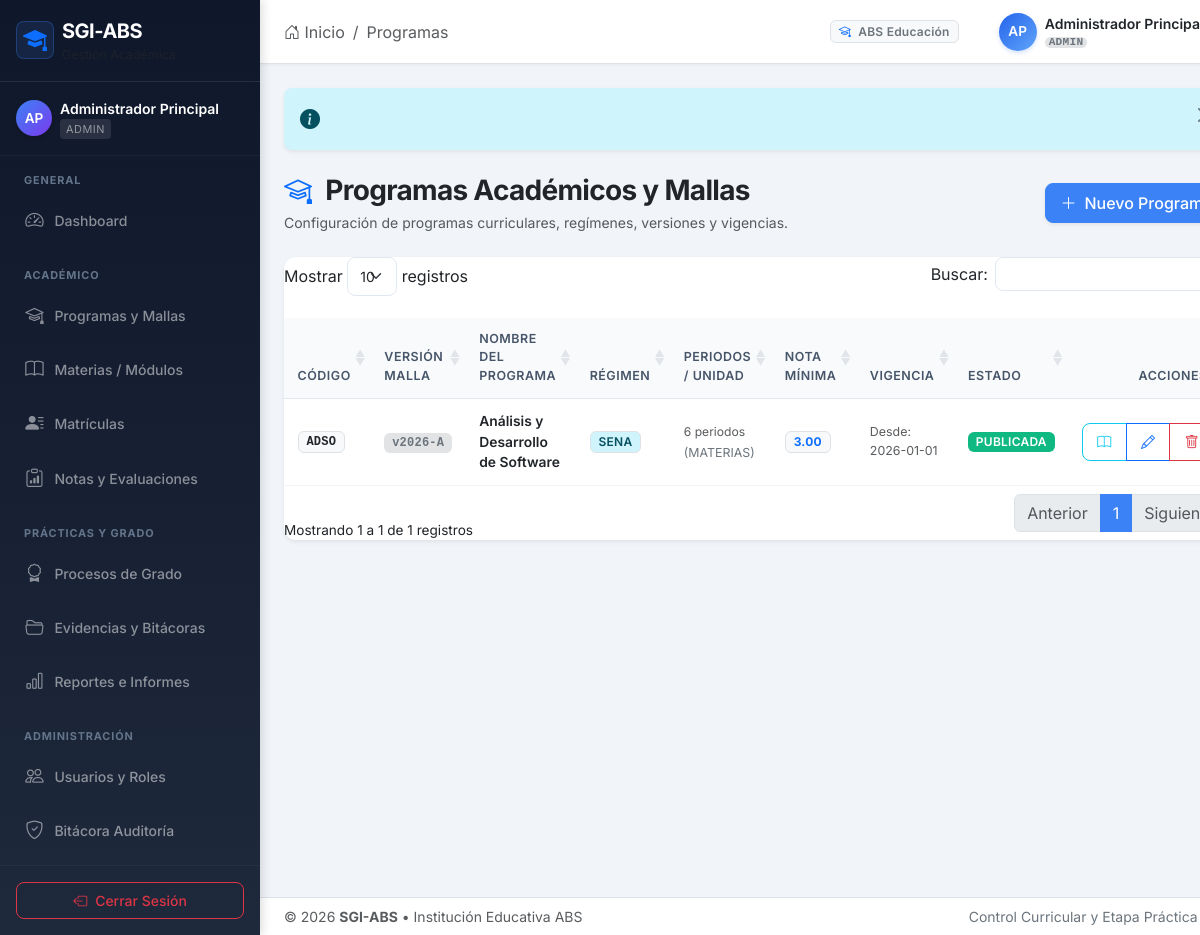
The page /index.php?module=programas&action=index (signed in) on the database its author committed.
### tables this page shows
CREATE TABLE `programas` (
  `id_programa` INT UNSIGNED NOT NULL AUTO_INCREMENT,
  `codigo` VARCHAR(30) NOT NULL,
  `version` VARCHAR(20) NOT NULL,
  `nombre` VARCHAR(150) NOT NULL,
  `regimen` ENUM('SENA','IES','ETDH','OTRO') NOT NULL,
  `unidad_medida` ENUM('MATERIAS','CREDITOS','HORAS') NOT NULL DEFAULT 'MATERIAS',
  `total_periodos` TINYINT UNSIGNED NOT NULL,
  `nota_minima` DECIMAL(4,2) NOT NULL DEFAULT 3.00,
  `vigente_desde` DATE NOT NULL,
  `vigente_hasta` DATE NULL,
  `estado` ENUM('BORRADOR','PUBLICADA','CERRADA') NOT NULL DEFAULT 'BORRADOR',
  PRIMARY KEY (`id_programa`),
  UNIQUE KEY `uk_programa_version` (`codigo`, `version`),
  KEY `idx_programas_codigo` (`codigo`),
  KEY `idx_programas_estado` (`estado`)
);

### core/Controller.php (called while the page is built, shortened)
<?php
abstract class Controller
{
    protected function render(string $view, array $data = []): void
    {
        $data['currentUser'] = Auth::user();
        $data['flash']       = Session::getFlash();
        $data['csrfToken']   = $this->csrfToken();
        extract($data, EXTR_SKIP);
        $viewPath = BASE_PATH . '/views/' . $view . '.php';
        include $viewPath;
    }
    protected function csrfToken(): string
    {
        return Session::get('csrf_token');
    }
}

### controllers/ProgramaController.php (called while the page is built, shortened)
<?php
class ProgramaController extends Controller
{
    private ProgramaModel $model;
    public function __construct() { $this->model = new ProgramaModel(); }
    public function index(): void
    {
        $programas = $this->model->findAll([], 'nombre ASC');
        $this->render('programas/index', [
            'title'     => 'Programas Académicos',
            'programas' => $programas,
        ]);
    }
}

### public/index.php (called while the page is built, shortened)
<?php
require_once dirname(__DIR__) . '/config/database.php';
$action = $_GET['action'] ?? 'index';
$action = preg_replace('/[^a-zA-Z0-9_]/', '', (string)$action);
$controller = new $controllerClass();
try {
    $controller->$action();
} catch (Throwable $e) {
    error_log('[SGI-ABS] ' . $e->getMessage() . ' en ' . $e->getFile() . ':' . $e->getLine());
    ob_end_clean();
    http_response_code(500);
    include BASE_PATH . '/views/errors/404.php';
}

### config/database.php (called while the page is built, shortened)
<?php
if (!class_exists('Database', false)) {
    class Database {
        private static ?PDO    $instance = null;
        private static array   $config   = [];
        private static function getDefaultConfig(): array {
            return [
                'host'     => getenv('DB_HOST') ?: 'localhost',
                'port'     => getenv('DB_PORT') ?: '3306',
                'dbname'   => getenv('DB_NAME') ?: (getenv('DB_DATABASE') ?: 'sgi_abs'),
                'username' => getenv('DB_USER') ?: (getenv('DB_USERNAME') ?: 'root'),
                'password' => getenv('DB_PASS') !== false ? getenv('DB_PASS') : (getenv('DB_PASSWORD') !== false ? getenv('DB_PASSWORD') : ''),
                'charset'  => 'utf8mb4',
            ];
        }
        public static function getConfig(): array {
            return array_merge(self::getDefaultConfig(), self::$config);
        }
        public static function getInstance(): PDO {
            if (self::$instance === null) {
                $cfg = self::getConfig();
                $dsn = sprintf(
                    'mysql:host=%s;port=%s;dbname=%s;charset=%s',
                    $cfg['host'],
                    $cfg['port'],
                    $cfg['dbname'],
                    $cfg['charset']
                );
                $options = [
                    PDO::ATTR_ERRMODE            => PDO::ERRMODE_EXCEPTION,
                    PDO::ATTR_DEFAULT_FETCH_MODE => PDO::FETCH_ASSOC,
                    PDO::ATTR_EMULATE_PREPARES   => false,
                    PDO::ATTR_STRINGIFY_FETCHES  => false,
                ];
                try {
                    self::$instance = new PDO(
                        $dsn,
                        $cfg['username'],
                        $cfg['password'],
                        $options
                    );
                } catch (PDOException $e) {
                    error_log('[SGI-ABS][DB] Error crítico de conexión PDO: ' . $e->getMessage());
                    throw new RuntimeException(
                        'No fue posible conectar con el sistema de datos. Contacte al administrador.',
                        500
                    );
                }
            }
            return self::$instance;
        }
    }
}

### models/BaseModel.php (called while the page is built, shortened)
<?php
abstract class BaseModel {
    protected PDO $db;
    protected string $table = '';
    public function __construct() {
        $this->db = Database::getInstance();
    }
    public function findAll(array $where = [], string $orderBy = ''): array {
        try {
            [$whereSql, $params] = $this->buildWhere($where);
            $sql = "SELECT * FROM `{$this->table}`" . $whereSql;
            if (!empty($orderBy)) {
                $sanitizedOrder = preg_replace('/[^a-zA-Z0-9_,\. ]/', '', $orderBy);
                $sql .= " ORDER BY {$sanitizedOrder}";
            }
            $stmt = $this->db->prepare($sql);
            $stmt->execute($params);
            return $stmt->fetchAll();
        } catch (PDOException $e) {
            error_log("Error en {$this->table}::findAll(): " . $e->getMessage());
            return [];
        }
    }
    protected function buildWhere(array $conditions): array {
        if (empty($conditions)) {
            return ['', []];
        }
        $clauses = [];
        $params = [];
        return [' WHERE ' . implode(' AND ', $clauses), $params];
    }
}

### views/programas/index.php (the view, shortened to what this page needs)
<?php
include BASE_PATH . '/views/layouts/header.php';
$programas = $programas ?? [];
$canManage = in_array($currentUser['rol'] ?? '', ['ADMIN', 'COORDINACION']);
?>
<div class="d-flex flex-column flex-md-row justify-content-between align-items-md-center mb-4 gap-3">
  <div>
    <h3 class="fw-bold tracking-tight text-dark mb-1">
      <i class="bi bi-mortarboard text-primary me-2"></i> Programas Académicos y Mallas
    </h3>
    <p class="text-muted small mb-0">Configuración de programas curriculares, regímenes, versiones y vigencias.</p>
  </div>
  <?php if ($canManage): ?>
  <div>
    <a href="<?= url('programas', 'nuevo') ?>" class="btn btn-primary d-inline-flex align-items-center gap-2 shadow-sm">
      <i class="bi bi-plus-lg"></i>
      <span>Nuevo Programa</span>
    </a>
  </div>
  <?php endif; ?>
</div>
<div class="card shadow-sm border-0">
  <div class="card-body p-0">
    <div class="table-responsive">
      <table class="table table-hover table-sm datatable align-middle mb-0">
        <thead>
          <tr>
            <th>Código</th>
            <th>Versión Malla</th>
            <th>Nombre del Programa</th>
            <th>Régimen</th>
            <th>Periodos / Unidad</th>
            <th>Nota Mínima</th>
            <th>Vigencia</th>
            <th>Estado</th>
            <?php if ($canManage): ?><th class="text-end">Acciones</th><?php endif; ?>
          </tr>
        </thead>
        <tbody>
          <?php if (!empty($programas)): ?>
            <?php foreach ($programas as $p): ?>
              <tr>
                <td>
                  <span class="badge bg-light text-dark font-monospace border">
                    <?= htmlspecialchars($p['codigo'] ?? '', ENT_QUOTES, 'UTF-8') ?>
                  </span>
                </td>
                <td>
                  <span class="badge bg-secondary-subtle text-secondary font-monospace">
                    v<?= htmlspecialchars($p['version'] ?? '1.0', ENT_QUOTES, 'UTF-8') ?>
                  </span>
                </td>
                <td class="fw-semibold text-dark">
                  <?= htmlspecialchars($p['nombre'] ?? '', ENT_QUOTES, 'UTF-8') ?>
                </td>
                <td>
                  <span class="badge bg-info-subtle text-info-emphasis border">
                    <?= htmlspecialchars($p['regimen'] ?? 'SENA', ENT_QUOTES, 'UTF-8') ?>
                  </span>
                </td>
                <td>
                  <span class="small text-muted">
                    <?= (int)($p['total_periodos'] ?? 0) ?> periodos
                    <span class="smaller text-secondary">(<?= htmlspecialchars($p['unidad_medida'] ?? 'MATERIAS', ENT_QUOTES, 'UTF-8') ?>)</span>
                  </span>
                </td>
                <td>
                  <span class="badge bg-light text-primary border fw-bold">
                    <?= number_format((float)($p['nota_minima'] ?? 3.0), 2) ?>
                  </span>
                </td>
                <td>
                  <div class="smaller text-muted">
                    <span>Desde: <?= htmlspecialchars($p['vigente_desde'] ?? '', ENT_QUOTES, 'UTF-8') ?></span>
                  </div>
                </td>
                <td>
                  <?= render_badge($p['estado'] ?? 'BORRADOR') ?>
                </td>
                <?php if ($canManage): ?>
                <td class="text-end">
                  <div class="btn-group btn-group-sm">
                    <a href="<?= url('materias', 'index', ['id_programa' => $p['id_programa']]) ?>" class="btn btn-outline-info" title="Ver Materias">
                      <i class="bi bi-book"></i>
                    </a>
                    <a href="<?= url('programas', 'editar', ['id' => $p['id_programa']]) ?>" class="btn btn-outline-primary" title="Editar">
                      <i class="bi bi-pencil"></i>
                    </a>
                    <?php if (($currentUser['rol'] ?? '') === 'ADMIN'): ?>
                    <a href="<?= url('programas', 'eliminar', ['id' => $p['id_programa']]) ?>"
                       class="btn btn-outline-danger"
                       title="Eliminar"
                       data-confirm="¿Desea eliminar o cerrar el programa <?= htmlspecialchars($p['nombre'], ENT_QUOTES, 'UTF-8') ?>?">
                      <i class="bi bi-trash"></i>
                    </a>
                    <?php endif; ?>
                  </div>
                </td>
                <?php endif; ?>
              </tr>
            <?php endforeach; ?>
          <?php endif; ?>
        </tbody>
      </table>
    </div>
  </div>
</div>
<?php include BASE_PATH . '/views/layouts/footer.php'; ?>

### views/layouts/header.php (shortened to what this page needs)
<?php
if (!function_exists('url')) {
    function url(string $module, string $action = 'index', array $params = []): string {
        $p = array_merge(['module' => $module, 'action' => $action], $params);
        return 'index.php?' . http_build_query($p);
    }
}
if (!function_exists('render_badge')) {
    function render_badge(?string $status): string {
        $s = strtoupper(trim($status));
        $class = match ($s) {
            'ACTIVO', 'APROBADO', 'APROBADA', 'LIMPIO', 'PUBLICADA', 'AVALADO', 'EMITIDO', 'ACTIVA' => 'badge bg-success',
            'EN_CURSO', 'HABILITACION_PROGRAMADA', 'BORRADOR', 'EN_EJECUCION', 'SUSPENDIDA', 'EN_REVISION' => 'badge bg-warning text-dark',
            'REPROBADO', 'REPROBADO_HABILITACION', 'BLOQUEADO', 'INTERRUMPIDO', 'RETIRADA', 'RECHAZADA', 'REVOCADO', 'CON_DEUDA_ACADEMICA' => 'badge bg-danger',
            'INACTIVO', 'CERRADA' => 'badge bg-secondary',
            'PENDIENTE', 'ENTREGADA' => 'badge bg-info text-dark',
            'ELEGIBLE' => 'badge bg-primary',
            'HOMOLOGADO', 'FINALIZADO', 'APROBADO_HABILITACION' => 'badge bg-purple',
            default => 'badge bg-secondary'
        };
        $label = str_replace('_', ' ', $s);
        return '<span class="' . $class . '">' . htmlspecialchars($label, ENT_QUOTES, 'UTF-8') . '</span>';
    }
}
?>
<!DOCTYPE html>
<html lang="es">
<head>
  <link href="https://cdn.jsdelivr.net/npm/bootstrap@5.3.2/dist/css/bootstrap.min.css" rel="stylesheet">
  <link href="https://cdn.jsdelivr.net/npm/bootstrap-icons@1.11.3/font/bootstrap-icons.min.css" rel="stylesheet">
  <link href="https://cdn.datatables.net/1.13.7/css/dataTables.bootstrap5.min.css" rel="stylesheet">
  <link href="assets/css/app.css" rel="stylesheet">
</head>
<body class="<?= isset($currentUser) && $currentUser ? 'has-sidebar' : 'bg-auth' ?>">
<?php if (isset($currentUser) && $currentUser): ?>
<div class="d-flex" id="wrapper">
  <?php include BASE_PATH . '/views/layouts/sidebar.php'; ?>
  <div id="page-content-wrapper" class="flex-grow-1 d-flex flex-column min-vh-100">
    <nav class="navbar navbar-expand-lg bg-white border-bottom px-3 px-md-4 py-2 sticky-top app-header">
      <div class="container-fluid px-0">
        <div class="d-none d-sm-flex align-items-center me-auto">
          <nav aria-label="breadcrumb">
            <ol class="breadcrumb mb-0">
              <li class="breadcrumb-item"><a href="<?= url('dashboard') ?>" class="text-decoration-none text-muted"><i class="bi bi-house-door"></i> Inicio</a></li>
              <?php if ($currentModule !== 'dashboard'): ?>
                <li class="breadcrumb-item text-capitalize"><a href="<?= url($currentModule) ?>" class="text-decoration-none text-muted"><?= htmlspecialchars($currentModule, ENT_QUOTES, 'UTF-8') ?></a></li>
              <?php endif; ?>
            </ol>
          </nav>
        </div>
        <div class="d-flex align-items-center ms-auto gap-3">
          <div class="d-none d-md-flex align-items-center text-muted small me-2">
            <span class="badge bg-light text-secondary border px-2 py-1 me-2">
              <i class="bi bi-mortarboard me-1 text-primary"></i> ABS Educación
            </span>
          </div>
          <div class="dropdown">
            <a href="#" class="d-flex align-items-center text-decoration-none dropdown-toggle user-menu-btn" id="userDropdown" data-bs-toggle="dropdown" aria-expanded="false">
              <div class="user-avatar me-2">
                <?= strtoupper(substr($currentUser['nombres'] ?? 'U', 0, 1) . substr($currentUser['apellidos'] ?? '', 0, 1)) ?>
              </div>
              <div class="d-none d-md-block text-start lh-sm me-1">
                <div class="fw-semibold text-dark small user-name">
                  <?= htmlspecialchars(($currentUser['nombres'] ?? '') . ' ' . ($currentUser['apellidos'] ?? ''), ENT_QUOTES, 'UTF-8') ?>
                </div>
                <div class="text-muted smaller">
                  <span class="badge bg-secondary-subtle text-secondary py-0 px-1 font-monospace" style="font-size:0.7rem;">
                    <?= htmlspecialchars($currentUser['rol'] ?? 'USUARIO', ENT_QUOTES, 'UTF-8') ?>
                  </span>
                </div>
              </div>
            </a>
          </div>
        </div>
      </div>
    </nav>
    <main class="flex-grow-1 py-4">
      <div class="container-fluid px-3 px-md-4">
        <?php if (isset($flash) && $flash): ?>
          <?php
            $alertType = match($flash['type'] ?? 'info') {
                'success' => 'success',
                'error' => 'danger',
                'warning' => 'warning',
                'info' => 'info',
                default => 'secondary'
            };
            $alertIcon = match($flash['type'] ?? 'info') {
                'success' => 'check-circle-fill',
                'error' => 'exclamation-octagon-fill',
                'warning' => 'exclamation-triangle-fill',
                default => 'info-circle-fill'
            };
          ?>
          <div class="alert alert-<?= $alertType ?> alert-dismissible fade show shadow-sm border-0 d-flex align-items-center mb-4" role="alert">
            <i class="bi bi-<?= $alertIcon ?> fs-5 me-2 flex-shrink-0"></i>
            <button type="button" class="btn-close" data-bs-dismiss="alert" aria-label="Cerrar"></button>
          </div>
        <?php endif; ?>
<?php else: ?>
  <div class="container">
<?php endif; ?>

### rows shown on the page
programas: codigo "ADSO", version "2026-A", nombre "Análisis y Desarrollo de Software", regimen "SENA", total_periodos "6", unidad_medida "MATERIAS", nota_minima "3.00", vigente_desde "2026-01-01", estado "PUBLICADA"

### other values the page prints
$role "ADMIN"
$currentModule "Programas"
$currentUser['rol'] "ADMIN"
